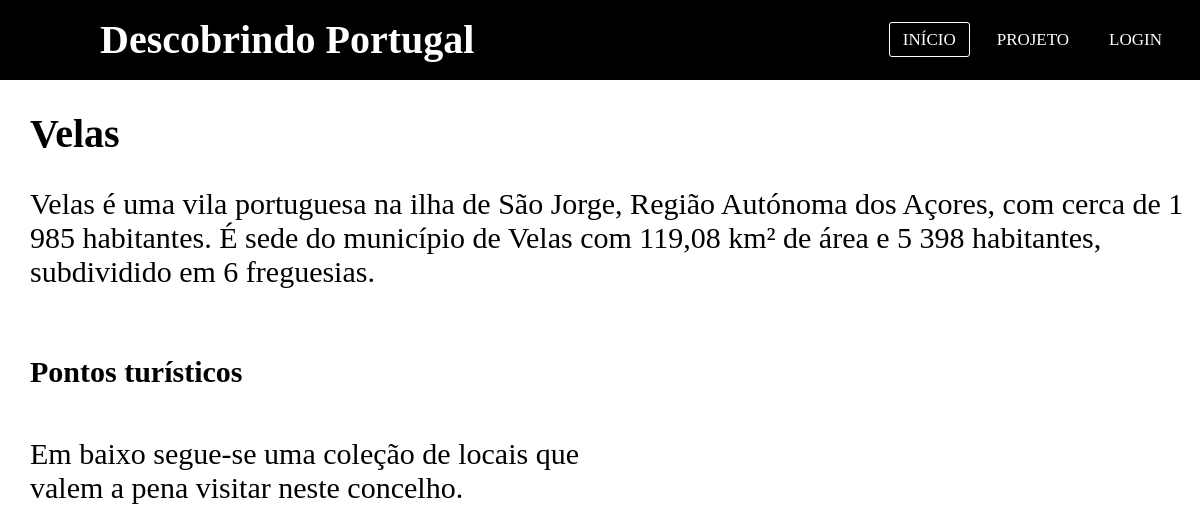
Page /distritos/acores/velas.php on the committed database.
### tables this page shows
CREATE TABLE `concelhos` (
  `id` int(11) NOT NULL,
  `distrito` varchar(50) NOT NULL,
  `concelho` varchar(50) NOT NULL,
  `descricao` text NOT NULL,
  `imagem` text NOT NULL,
  `modificado` timestamp NULL DEFAULT NULL
);

### distritos/acores/velas.php (the view, shortened to what this page needs)
<?php
require '../../cms/db_concelhos.php';
?>
<!DOCTYPE html>
<html>
<head>
    <link rel="stylesheet" href="../../includes/style.css">
    <link rel="stylesheet" href="../../includes/concelhos.css">
    <link rel="stylesheet" href="../locais.css">
</head>
<body>
  <?php include_once('../header4.php'); ?>
  <?php
  $rec = mysqli_query($db, "SELECT * FROM concelhos WHERE concelho='Velas'");
  $record = mysqli_fetch_array($rec);
  ?>
  <div id="content">
    <h1> <?php echo $record['concelho']; ?> </h1>
    <p> <?php echo $record['descricao']; ?> </p><br><br>
    <div style="width: 100%;">
      <div class="imagens" style="float: right; width: 40%; height: 100%;">
        <img src="<?php echo $record['imagem']; ?>" alt="" width="100%">
      </div>
      <div class="concelhos" style="width: 50%; height: 100%; float: left;">
        <h2>Pontos turísticos</h2><br>
        <p>Em baixo segue-se uma coleção de locais que valem a pena visitar neste concelho.</p>
      </div>
    </div>
  </div>
</body>
</html>

### includes/style.css (style rules this page uses)
* { padding: 0; margin: 0; text-decoration: none; list-style: none; box-sizing: border-box; }
body { font-family }

### includes/concelhos.css (style rules this page uses)
html, body { min-height:100%; }
body { height:100vh; }
#content { height: 100%; }
h1 { font-size: 40px; padding: 30px 0px 0px 30px; }
h2 { font-size: 30px; padding: 30px 0px 0px 30px; }
p { font-size: 30px; padding: 30px 0px 0px 30px; }
img { padding: 40px 40px 0px 0px; }

### distritos/locais.css (style rules this page uses)
html, body { min-height:100%; }
body { height:100vh; }
#content { height: 100%; }

### rows in the picture
concelhos: concelho "Velas", descricao "Velas é uma vila portuguesa na ilha de São Jorge, Região Autónoma dos Açores, com cerca de 1 985 habitantes. É sede do município de Velas com 119,08 km² de área e 5 398 habitantes, subdividido em 6 freguesias."
